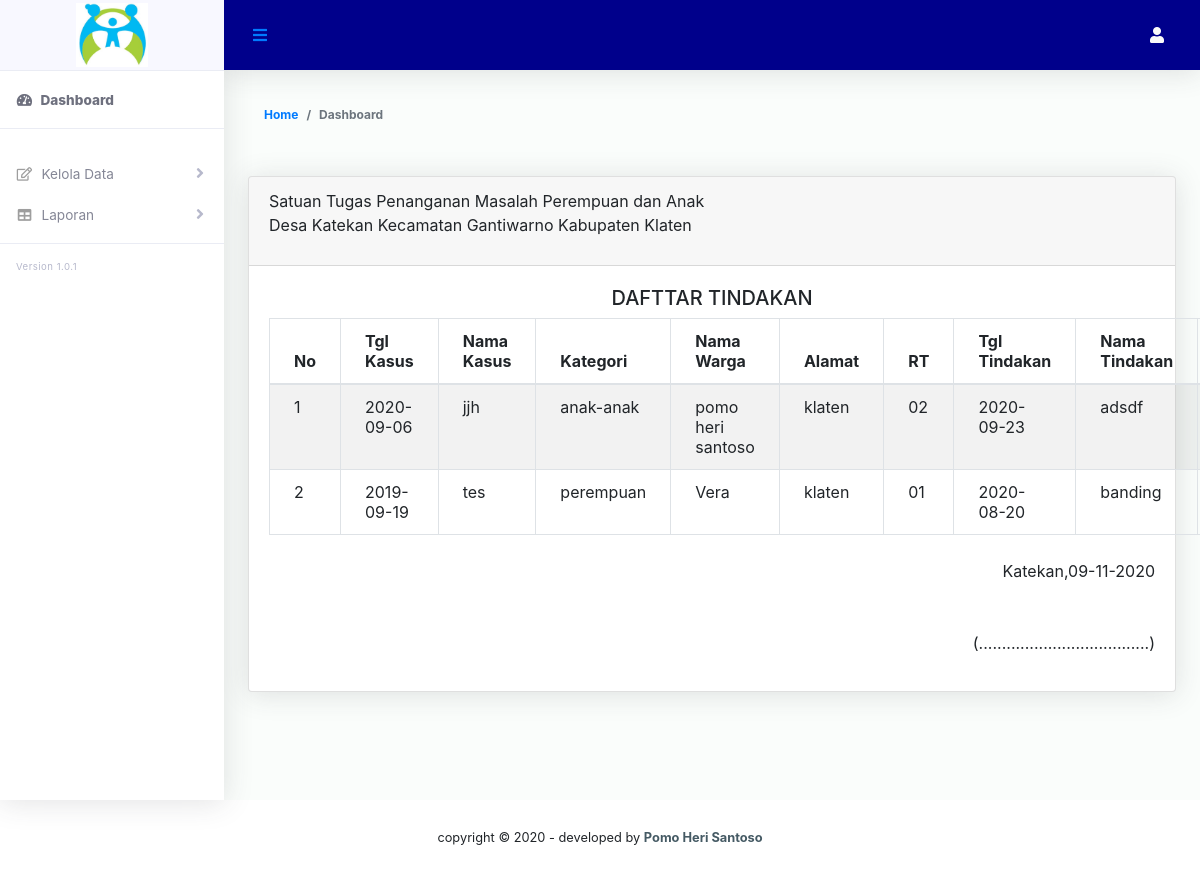
/bagian/admin/daftartindakan.php, run on the app's committed database.
### tables this page shows
CREATE TABLE `dattin` (
  `idkasus` char(10) NOT NULL,
  `tgltin` date NOT NULL,
  `tindakan` varchar(50) NOT NULL,
  `lamdok` varchar(50) NOT NULL,
  `idpeng` char(5) NOT NULL
);

CREATE TABLE `datkas` (
  `idkasus` char(10) NOT NULL,
  `kategori` varchar(10) NOT NULL,
  `nik` char(20) NOT NULL,
  `tglkas` date NOT NULL,
  `kejadian` varchar(50) NOT NULL,
  `lambuk` varchar(50) NOT NULL,
  `idpeng` char(5) NOT NULL,
  `jenkas` varchar(10) NOT NULL,
  `statkas` char(1) NOT NULL
);

CREATE TABLE `datwg` (
  `nik` char(20) NOT NULL,
  `nama` varchar(50) NOT NULL,
  `kelamin` varchar(12) NOT NULL,
  `tglh` date NOT NULL,
  `pendd` varchar(5) NOT NULL,
  `alamat` varchar(50) NOT NULL,
  `idrt` char(5) NOT NULL,
  `stkeb` varchar(10) NOT NULL
);

CREATE TABLE `datrt` (
  `idrt` char(5) NOT NULL,
  `namart` varchar(50) NOT NULL,
  `idrw` char(5) NOT NULL
);

### bagian/admin/daftartindakan.php (the view, shortened to what this page needs)
<!DOCTYPE html>
<html lang="en">
<head>
    <?php include('../komponen/css.php');?>
</head>
<body id="page-top">
  <div id="wrapper">
     <?php include('../komponen/sidebaradmin.php');?>
        <div id="content-wrapper" class="d-flex flex-column">
            <div id="content">
                <?php include('../komponen/header.php');?>
                <div class="container-fluid" id="container-wrapper">
                  <div class="d-sm-flex align-items-center justify-content-between mb-4">
                    <ol class="breadcrumb">
                      <li class="breadcrumb-item"><a href="./">Home</a></li>
                      <li class="breadcrumb-item active" aria-current="page">Dashboard</li>
                    </ol>
                  </div>
            <section>
                 <div class="content mt-3">
                     <div class="animated fadeIn">
                         <div class="row">
                            <div class="col-md-12">
                                 <div class="card">
                                     <div class="card-header">
                                         <p>Satuan Tugas Penanganan Masalah Perempuan dan Anak <br>
                                          Desa Katekan Kecamatan Gantiwarno Kabupaten Klaten</p>
                                         </div>
                                            <div class="card-body">
                                              <h5 class="text-center">DAFTTAR TINDAKAN</h5>
                                            <table width="100%" class="table table-striped table-bordered table-hover data">
                                                <?php
                                                $result = mysql_query("SELECT * FROM dattin JOIN datkas ON dattin.idkasus=datkas.idkasus JOIN datwg ON datwg.nik=datkas.nik JOIN datrt ON datrt.idrt=datwg.idrt JOIN datrw ON datrw.idrw=datrw.idrw JOIN dukuh ON dukuh.iddk=datrw.iddk group by datkas.kategori");
                                                ?>
                                                <thead>
                                                <thead>
                                                    <tr>
                                                        <th width="10px">No</th>
                                                        <th>Tgl Kasus</th>
                                                        <th>Nama Kasus</th>
                                                        <th>Kategori</th>
                                                        <th>Nama Warga</th>
                                                        <th>Alamat</th>
                                                        <th>RT</th>
                                                        <th>Tgl Tindakan</th>
                                                        <th>Nama Tindakan</th>
                                                        <th>Pengguna</th>
                                                    </tr>
                                                </thead>
                                                <tbody>
                                                <?php
                                                $no = 1;
                                                while($user_data = mysql_fetch_array($result)){
                                                  ?>
                                                  <tr>
                                                    <td><?php echo $no++ ?></td>
                                                    <td><?php echo $user_data['tglkas'];?></td>
                                                    <td><?php echo $user_data['kejadian'];?></td>
                                                    <td><?php echo $user_data['kategori'];?></td>
                                                     <td><?php echo $user_data['nama'];?></td>
                                                    <td><?php echo $user_data['alamat'];?></td>
                                                    <td><?php echo $user_data['namart'];?></td>
                                                    <td><?php echo $user_data['tgltin'];?></td>
                                                    <td><?php echo $user_data['tindakan'];?></td>
                                                    <td><?php echo $user_data['namap'];?></td>
                                                </tr>
                                                 <?php }?>
                                                </tbody>
                                            </table>
                                            <br>
                                            <div align="right">Katekan,<?php $tgl=date('d-m-Y'); echo $tgl;?></div>
                                            <br>
                                            <br>
                                            <div align="right"><p>(.....................................)</p></p></div>
                                          </div>
                                        </div>
                                    </div>
                                </div>
                            </div>
                        </div>
                      </section>
                    </div>
                  </div>
                </div>
              </div>
         <?php include('../komponen/footer.php');?>
</body>
</html>

### css/ruang-admin.css (style rules this page uses)
html { position: relative; min-height: 100%; font-family: 'Nunito'; }
body { height: 100%; }
#wrapper { display: -webkit-box; display: -ms-flexbox; display: flex; }
#wrapper #content-wrapper { background-color: #FAFDFB; width: 100%; overflow-x: hidden; }
#wrapper #content-wrapper #content { -webkit-box-flex: 1; -ms-flex: 1 0 auto; flex: 1 0 auto; }
.container, .container-fluid, .container-login { padding-left: 1.5rem; padding-right: 1.5rem; }
.breadcrumb { background-color: transparent; font-size: 12px; font-weight: bold; }
.card .table { margin-bottom: 0; }
.card .table td, .card .table th { padding-right: 1.5rem; padding-left: 1.5rem; }
.card { -webkit-box-shadow: 0 0.15rem 1.75rem 0 rgba(58, 59, 69, 0.15) !important; box-shadow: 0 0.15rem 1.75rem 0 rgba(58, 59, 69, 0.15) !important; }

### data on the page
dattin: datkas.tglkas "2020-09-06", datkas.kejadian "jjh", datkas.kategori "anak-anak", datwg.nama "pomo heri santoso", datwg.alamat "klaten", datrt.namart "02", tgltin "2020-09-23", tindakan "adsdf"
dattin: datkas.tglkas "2019-09-19", datkas.kejadian "tes", datkas.kategori "perempuan", datwg.nama "Vera", datwg.alamat "klaten", datrt.namart "01", tgltin "2020-08-20", tindakan "banding"
